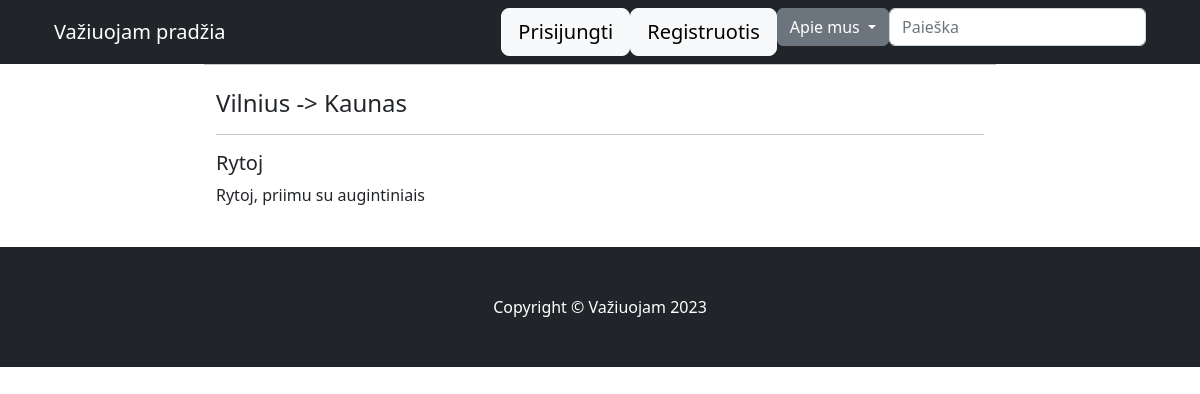
The app's page /postings/2, older data.
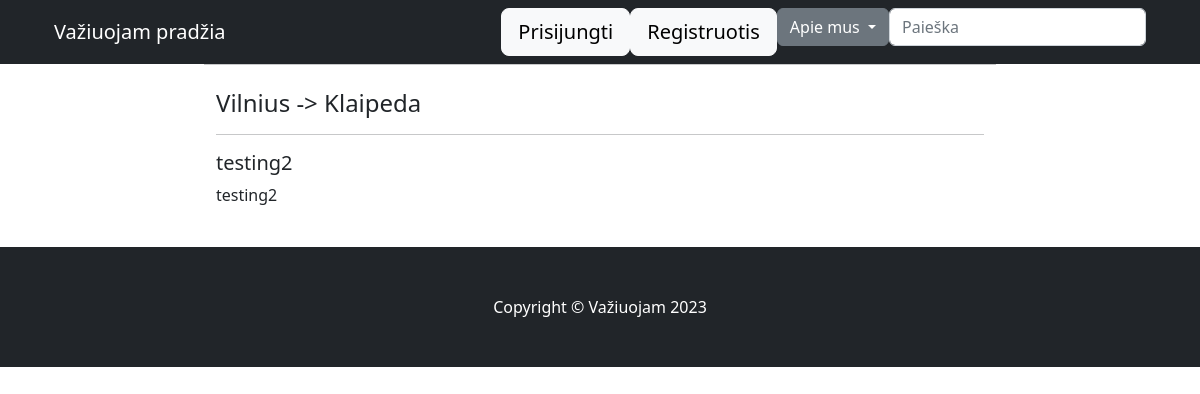
The same page, newer data.
### posts/models.py (models this page shows, shortened)
class Posting(models.Model):
    title = models.CharField(max_length=255)
    description = models.TextField(help_text="Pastabos, jei yra")
    start_location = models.CharField(max_length=255)
    end_location = models.CharField(max_length=255)
    start_time = models.DateTimeField()
    available_seats = models.PositiveIntegerField(default=4)
    price = models.DecimalField(
        max_digits=8, decimal_places=2, validators=[MinValueValidator(Decimal('0.01'))], help_text="Kaina eurais")
    created_at = models.DateTimeField(auto_now_add=True)
    updated_at = models.DateTimeField(auto_now=True)
    user = models.ForeignKey(
        User, on_delete=models.CASCADE, related_name="posting", null=True)
    class Meta:
        ordering = ['start_time',]
        verbose_name = 'Skelbimas'
        verbose_name_plural = 'Skelbimai'

### posts/views.py (the view)
# urls.py: path('postings/<int:posting_id>', views.posting, name='posting'),
def posting(request, posting_id):
    single_posting = get_object_or_404(Posting, pk=posting_id)
    return render(request, 'posts/posting.html', {'posting': single_posting})

### posts/templates/posts/posting.html (shortened to what this page needs)
{% extends "main/base.html" %}
{% block content %}
<div class="container posting">
    <h4>{{ posting.start_location }} -> {{ posting.end_location }}</h4>
    <hr />
    <h5>{{ posting.title }}</h5>
    <p>{{ posting.description }}</p>
</div>
{% endblock %}

Row changes from the older to the newer data that the page shows:
changed Posting "Vilnius": end_location "Kaunas" → "Klaipeda"; title "Rytoj" → "testing2"; description "Rytoj, priimu su augintiniais" → "testing2"
